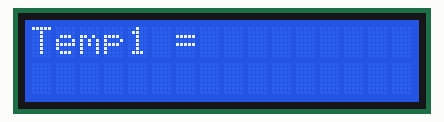
Bench run of a sketch on a simulated Arduino Uno, built with avr-gcc and run on an emulated ATmega328P. Shown: 16×2 character LCD. Wiring (inferred from the names in the program): LM75 temperature sensor at I2C address 0x48; LM75 temperature sensor at I2C address 0x4F. What the sketch prints to the serial monitor is not drawn.

Above: at 0.1 s.
At 1.1 s:
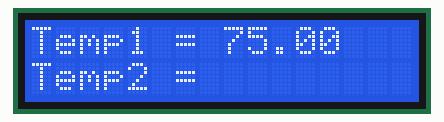
At 2.1 s:
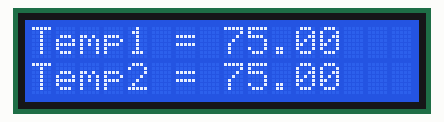

Measured:
- what the display in image 1 shows lasts 1.0 s, from 1.1 s to 2.1 s

The sketch:

Temp_Sensor_DS1621.ino
```cpp
/*********************

Example code for the Adafruit RGB Character LCD Shield and Library

This code displays text on the shield, and also reads the buttons on the keypad.
When a button is pressed, the backlight changes color.

**********************/

// include the library code:
#include <Wire.h>
#include <Adafruit_MCP23017.h>
#include <Adafruit_RGBLCDShield.h>

// The shield uses the I2C SCL and SDA pins. On classic Arduinos
// this is Analog 4 and 5 so you can't use those for analogRead() anymore
// However, you can connect other I2C sensors to the I2C bus and share
// the I2C bus.
Adafruit_RGBLCDShield lcd = Adafruit_RGBLCDShield();

// These #defines make it easy to set the backlight color

#define DEV_ID1 0b10010000 >> 1
#define DEV_ID2 0b10011110 >> 1

void setup() {
  // Debugging output
  Serial.begin(9600);
  // set up the LCD's number of columns and rows:
  lcd.begin(16, 2);

  // Print a message to the LCD. We track how long it takes since
  // this library has been optimized a bit and we're proud of it :)
  Wire.begin();
  Wire.beginTransmission(DEV_ID1);             // connect to DS1621 (#0)
  Wire.write(0xAC);                            // Access Config
  Wire.write(0x02);                            // set for continuous conversion
  Wire.beginTransmission(DEV_ID1);             // restart
  Wire.write(0xEE);                            // start conversions
  Wire.endTransmission();

  Wire.begin();
  Wire.beginTransmission(DEV_ID2);             // connect to DS1621 (#0)
  Wire.write(0xAC);                            // Access Config
  Wire.write(0x02);                            // set for continuous conversion
  Wire.beginTransmission(DEV_ID2);             // restart
  Wire.write(0xEE);                            // start conversions
  Wire.endTransmission();
}

void loop() {
  // set the cursor to column 0, line 1
  // (note: line 1 is the second row, since counting begins with 0):
  lcd.setCursor(0, 0);
  lcd.print("Temp1 =");
  // print the number of seconds since reset:

  int8_t firstByte1;
  int8_t secondByte1;
  float temp1 = 0;
  delay(1000);                                // give time for measurement

  Wire.beginTransmission(DEV_ID1);
  Wire.write(0xAA);                            // read temperature command
  Wire.endTransmission();
  Wire.requestFrom(DEV_ID1, 2);		// request two bytes from DS1621 (0.5 deg. resolution)
  firstByte1 = Wire.read();		        // get first byte
  secondByte1 = Wire.read();		// get second byte

  temp1 = firstByte1;

  if (secondByte1)			        // if there is a 0.5 deg difference
      temp1 += 0.5;
  lcd.setCursor(8, 0);
  lcd.print(temp1);

  lcd.setCursor(0, 1);
  lcd.print("Temp2 =");
  // print the number of seconds since reset:

  int8_t firstByte2;
  int8_t secondByte2;
  float temp2 = 0;
  delay(1000);                                // give time for measurement

  Wire.beginTransmission(DEV_ID2);
  Wire.write(0xAA);                            // read temperature command
  Wire.endTransmission();
  Wire.requestFrom(DEV_ID2, 2);		// request two bytes from DS1621 (0.5 deg. resolution)
  firstByte2 = Wire.read();		        // get first byte
  secondByte2 = Wire.read();		// get second byte

  temp2 = firstByte2;

  if (secondByte2)			        // if there is a 0.5 deg difference
      temp2 += 0.5;
  lcd.setCursor(8, 1);
  lcd.print(temp2);

  Serial.print("Temp1 = ");
  Serial.print(temp1);
  Serial.print(", Temp2 = ");
  Serial.println(temp2);


}
```
